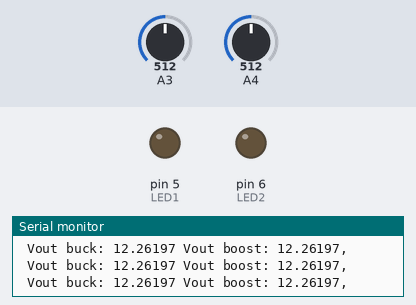
Recording of a sketch running on a simulated Arduino Uno, built with avr-gcc and run on an emulated ATmega328P. Parts: output pins drawn as LEDs (lit = HIGH), the last lines printed to the serial monitor. The test bench sets the inputs (shaded band); at power-on: A3 = 512, A4 = 512.

Above: at 1.3 s.
1.4 s: A3 set to 306
At 4.38 s:
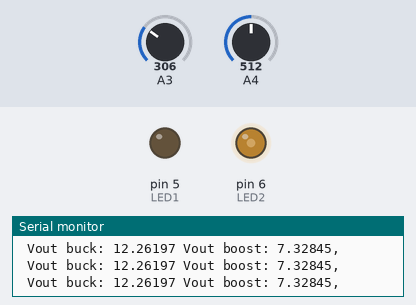
4.4 s: A4 set to 0
At 7.3 s:
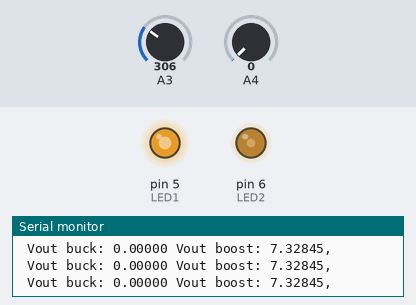
7.4 s: A3 set to 716
At 9.1 s:
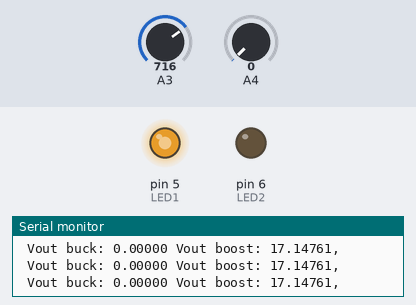
10.4 s: A4 set to 716
At 10.9 s:
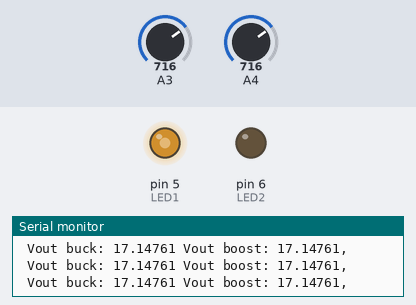
13.4 s: A3 set to 449
16.4 s: A3 set to 437
At 20.0 s:
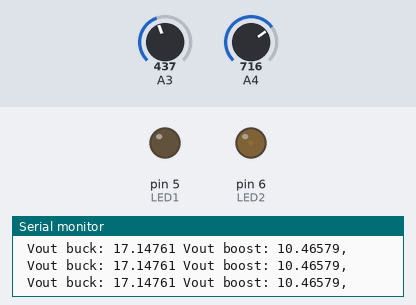
Timing chart, 0 to 20.4 s (numbered marks = the images above; inputs shaded):
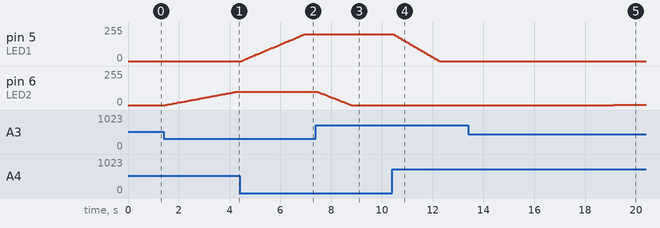

Measured:
- the behaviour switches between 438 and 437 on A3 (found by bisection; images 4 and 5)
- after the input at 1.4 s, pin 6 (LED2): moves from 0/255 to 100/255 over 2.8 s, starting after 0.08 s
- after the input at 4.4 s, pin 5 (LED1): moves from 0/255 to 200/255 over 2.5 s, starting after 0.07 s
- after the input at 7.4 s, pin 6 (LED2): moves from 100/255 to 0/255 over 1.3 s, starting after 0.09 s
- after the input at 10.4 s, pin 5 (LED1): moves from 200/255 to 0/255 over 1.8 s, starting after 0.08 s
- after the input at 16.4 s, pin 6 (LED2): 0/255 → 1/255 after 2.7 s

The sketch:

Implementasi_Output.ino
```cpp
#include <TimerOne.h>

#define LED1 5
#define LED2 6

int Van_buck;
int Van_boost;
double PWM_buck;
double PWM_boost;
double Vout_buck;
double Vout_boost;
double setpoint_buck = 7;
double setpoint_boost = 10.5;
double Kp = 0.5;

/*
void sampling(void){
  Van_buck = (int) analogRead (A4);
  Van_boost = (int) analogRead (A3);
}
*/
void setup() {
  // put your setup code here, to run once:
  //Timer1.initialize(64);
  //Timer1.attachInterrupt(sampling);
  pinMode (LED1, OUTPUT);
  pinMode (LED2, OUTPUT);
  pinMode (A4, INPUT);
  pinMode (A3, INPUT);
  TCCR0B = TCCR0B & B11111000 | B00000010; // set timer 0 divisor to 8 for PWM frequency of  7812.50 Hz
  PWM_buck = 0;
  PWM_boost = 0;
  analogWrite (LED1, PWM_buck);
  analogWrite (LED2, PWM_boost);
  Serial.begin (9600);
  delay (1000);
}


void loop() {
  // put your main code here, to run repeatedly:
  Van_buck = (int) analogRead (A4);
  Van_boost = (int) analogRead (A3);
  analogWrite (LED1, PWM_buck);
  analogWrite (LED2, PWM_boost);
  //Serial.print (Van_buck);
  Vout_buck = 4.9 * ((double) Van_buck) * 5 / 1023;
  Vout_boost = 4.9 * ((double) Van_boost) * 5 / 1023;
  //Serial.print ("PWM buck: ");
  //Serial.print (PWM_buck);
  //Serial.print (" PWM boost: ");
  //Serial.print (PWM_boost);
  Serial.print (" Vout buck: ");
  Serial.print (Vout_buck, 5);
  Serial.print (" Vout boost: ");
  Serial.print (Vout_boost, 5);
  Serial.println (",");
  PWM_buck = PWM_buck + Kp * (setpoint_buck - Vout_buck);
  PWM_boost = PWM_boost + Kp * (setpoint_boost - Vout_boost);
  if (PWM_buck > 200){
    PWM_buck = 200;
  }
  else if (PWM_buck < 0){
    PWM_buck = 0;
  }
  if (PWM_boost > 100){
    PWM_boost = 100;
  }
  else if (PWM_boost < 0){
    PWM_boost = 0;
  }
  //delay (1000);
}
```
